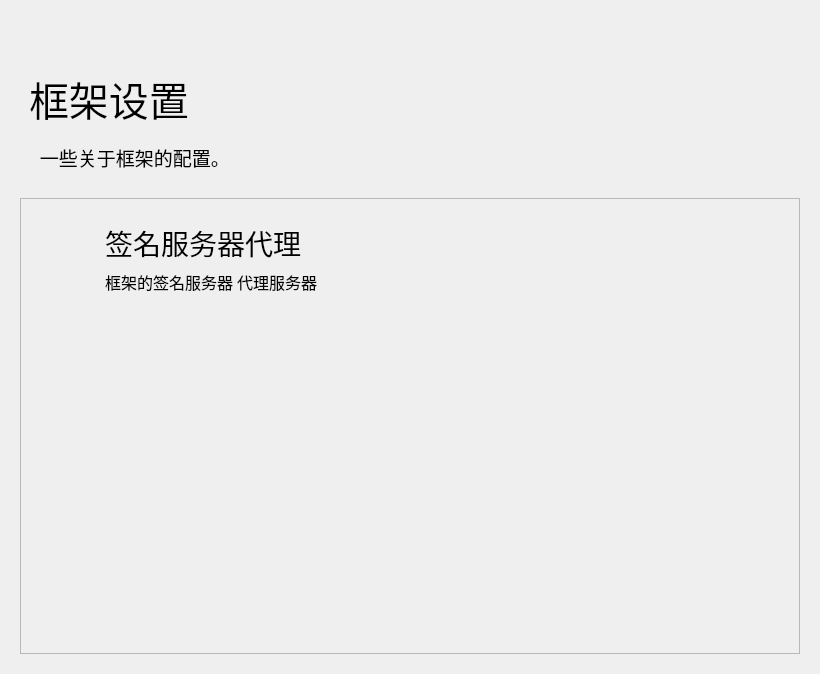
<?xml version="1.0" encoding="UTF-8"?>
<ui version="4.0">
 <class>Form</class>
 <widget class="QWidget" name="Form">
  <property name="geometry">
   <rect>
    <x>0</x>
    <y>0</y>
    <width>820</width>
    <height>674</height>
   </rect>
  </property>
  <property name="minimumSize">
   <size>
    <width>650</width>
    <height>465</height>
   </size>
  </property>
  <property name="windowTitle">
   <string>简儿 - 设置框架</string>
  </property>
  <layout class="QHBoxLayout" name="horizontalLayout">
   <item>
    <widget class="PopUpAniStackedWidget" name="PopUpAniStackedWidget">
     <property name="minimumSize">
      <size>
       <width>0</width>
       <height>0</height>
      </size>
     </property>
     <widget class="QWidget" name="page">
      <layout class="QVBoxLayout" name="verticalLayout">
       <item>
        <spacer name="spacer">
         <property name="orientation">
          <enum>Qt::Vertical</enum>
         </property>
         <property name="sizeType">
          <enum>QSizePolicy::Fixed</enum>
         </property>
         <property name="sizeHint" stdset="0">
          <size>
           <width>20</width>
           <height>40</height>
          </size>
         </property>
        </spacer>
       </item>
       <item>
        <widget class="QWidget" name="widget" native="true">
         <property name="maximumSize">
          <size>
           <width>16777215</width>
           <height>88</height>
          </size>
         </property>
         <layout class="QHBoxLayout" name="horizontalLayout_2">
          <item>
           <widget class="LargeTitleLabel" name="LargeTitleLabel">
            <property name="font">
             <font>
              <family>HarmonyOS Sans SC Medium</family>
              <pointsize>30</pointsize>
              <bold>false</bold>
             </font>
            </property>
            <property name="text">
             <string>框架设置</string>
            </property>
           </widget>
          </item>
         </layout>
        </widget>
       </item>
       <item>
        <widget class="SubtitleLabel" name="SubtitleLabel_5">
         <property name="font">
          <font>
           <family>HarmonyOS Sans SC Medium</family>
           <pointsize>14</pointsize>
           <bold>false</bold>
          </font>
         </property>
         <property name="text">
          <string>    一些关于框架的配置。</string>
         </property>
         <property name="wordWrap">
          <bool>true</bool>
         </property>
        </widget>
       </item>
       <item>
        <spacer name="verticalSpacer_32">
         <property name="orientation">
          <enum>Qt::Vertical</enum>
         </property>
         <property name="sizeType">
          <enum>QSizePolicy::Fixed</enum>
         </property>
         <property name="sizeHint" stdset="0">
          <size>
           <width>20</width>
           <height>20</height>
          </size>
         </property>
        </spacer>
       </item>
       <item>
        <widget class="SmoothScrollArea" name="SmoothScrollArea">
         <property name="frameShadow">
          <enum>QFrame::Raised</enum>
         </property>
         <property name="widgetResizable">
          <bool>true</bool>
         </property>
         <widget class="QWidget" name="scrollAreaWidgetContents">
          <property name="geometry">
           <rect>
            <x>0</x>
            <y>0</y>
            <width>782</width>
            <height>454</height>
           </rect>
          </property>
          <layout class="QVBoxLayout" name="verticalLayout_2">
           <item>
            <layout class="QGridLayout" name="gridLayout">
             <item row="0" column="0">
              <widget class="CardWidget" name="Edit_Icon_Settings_2">
               <property name="maximumSize">
                <size>
                 <width>16777215</width>
                 <height>100</height>
                </size>
               </property>
               <layout class="QHBoxLayout" name="horizontalLayout_4">
                <item>
                 <spacer name="horizontalSpacer_7">
                  <property name="orientation">
                   <enum>Qt::Horizontal</enum>
                  </property>
                  <property name="sizeType">
                   <enum>QSizePolicy::Fixed</enum>
                  </property>
                  <property name="sizeHint" stdset="0">
                   <size>
                    <width>10</width>
                    <height>20</height>
                   </size>
                  </property>
                 </spacer>
                </item>
                <item>
                 <widget class="IconWidget" name="IconWidget_3">
                  <property name="enabled">
                   <bool>true</bool>
                  </property>
                  <property name="minimumSize">
                   <size>
                    <width>40</width>
                    <height>40</height>
                   </size>
                  </property>
                  <property name="maximumSize">
                   <size>
                    <width>40</width>
                    <height>40</height>
                   </size>
                  </property>
                 </widget>
                </item>
                <item>
                 <spacer name="horizontalSpacer_8">
                  <property name="orientation">
                   <enum>Qt::Horizontal</enum>
                  </property>
                  <property name="sizeType">
                   <enum>QSizePolicy::Fixed</enum>
                  </property>
                  <property name="sizeHint" stdset="0">
                   <size>
                    <width>10</width>
                    <height>20</height>
                   </size>
                  </property>
                 </spacer>
                </item>
                <item>
                 <layout class="QVBoxLayout" name="verticalLayout_4">
                  <item>
                   <spacer name="verticalSpacer_28">
                    <property name="orientation">
                     <enum>Qt::Vertical</enum>
                    </property>
                    <property name="sizeType">
                     <enum>QSizePolicy::Expanding</enum>
                    </property>
                    <property name="sizeHint" stdset="0">
                     <size>
                      <width>20</width>
                      <height>5</height>
                     </size>
                    </property>
                   </spacer>
                  </item>
                  <item>
                   <widget class="TitleLabel" name="TitleLabel_3">
                    <property name="maximumSize">
                     <size>
                      <width>16777215</width>
                      <height>50</height>
                     </size>
                    </property>
                    <property name="font">
                     <font>
                      <family>HarmonyOS Sans SC</family>
                      <pointsize>21</pointsize>
                      <bold>false</bold>
                     </font>
                    </property>
                    <property name="text">
                     <string>签名服务器代理</string>
                    </property>
                   </widget>
                  </item>
                  <item>
                   <widget class="SubtitleLabel" name="SubtitleLabel_3">
                    <property name="font">
                     <font>
                      <family>HarmonyOS Sans SC</family>
                      <pointsize>12</pointsize>
                      <bold>false</bold>
                     </font>
                    </property>
                    <property name="text">
                     <string>框架的签名服务器 代理服务器</string>
                    </property>
                    <property name="textFormat">
                     <enum>Qt::AutoText</enum>
                    </property>
                    <property name="scaledContents">
                     <bool>false</bool>
                    </property>
                    <property name="wordWrap">
                     <bool>true</bool>
                    </property>
                   </widget>
                  </item>
                  <item>
                   <spacer name="verticalSpacer_29">
                    <property name="orientation">
                     <enum>Qt::Vertical</enum>
                    </property>
                    <property name="sizeType">
                     <enum>QSizePolicy::Expanding</enum>
                    </property>
                    <property name="sizeHint" stdset="0">
                     <size>
                      <width>20</width>
                      <height>5</height>
                     </size>
                    </property>
                   </spacer>
                  </item>
                 </layout>
                </item>
                <item>
                 <widget class="SplitPushButton" name="SplitPushButton">
                  <property name="text_" stdset="0">
                   <string>Mirror - hk &gt; cloudflare</string>
                  </property>
                 </widget>
                </item>
                <item>
                 <spacer name="horizontalSpacer_12">
                  <property name="orientation">
                   <enum>Qt::Horizontal</enum>
                  </property>
                  <property name="sizeType">
                   <enum>QSizePolicy::Fixed</enum>
                  </property>
                  <property name="sizeHint" stdset="0">
                   <size>
                    <width>10</width>
                    <height>20</height>
                   </size>
                  </property>
                 </spacer>
                </item>
               </layout>
              </widget>
             </item>
             <item row="2" column="0">
              <spacer name="verticalSpacer">
               <property name="orientation">
                <enum>Qt::Vertical</enum>
               </property>
               <property name="sizeHint" stdset="0">
                <size>
                 <width>20</width>
                 <height>40</height>
                </size>
               </property>
              </spacer>
             </item>
            </layout>
           </item>
          </layout>
         </widget>
        </widget>
       </item>
      </layout>
     </widget>
    </widget>
   </item>
  </layout>
 </widget>
 <customwidgets>
  <customwidget>
   <class>SplitPushButton</class>
   <extends>QWidget</extends>
   <header>qfluentwidgets</header>
  </customwidget>
  <customwidget>
   <class>IconWidget</class>
   <extends>QWidget</extends>
   <header>qfluentwidgets</header>
  </customwidget>
  <customwidget>
   <class>CardWidget</class>
   <extends>QFrame</extends>
   <header>qfluentwidgets</header>
   <container>1</container>
  </customwidget>
  <customwidget>
   <class>SmoothScrollArea</class>
   <extends>QScrollArea</extends>
   <header>qfluentwidgets</header>
   <container>1</container>
  </customwidget>
  <customwidget>
   <class>PopUpAniStackedWidget</class>
   <extends>QStackedWidget</extends>
   <header>qfluentwidgets</header>
   <container>1</container>
  </customwidget>
  <customwidget>
   <class>SubtitleLabel</class>
   <extends>QLabel</extends>
   <header>qfluentwidgets</header>
  </customwidget>
  <customwidget>
   <class>TitleLabel</class>
   <extends>QLabel</extends>
   <header>qfluentwidgets</header>
  </customwidget>
  <customwidget>
   <class>LargeTitleLabel</class>
   <extends>QLabel</extends>
   <header>qfluentwidgets</header>
  </customwidget>
 </customwidgets>
 <resources>
  <include location="JianerSetupWizard.qrc"/>
 </resources>
 <connections/>
</ui>
